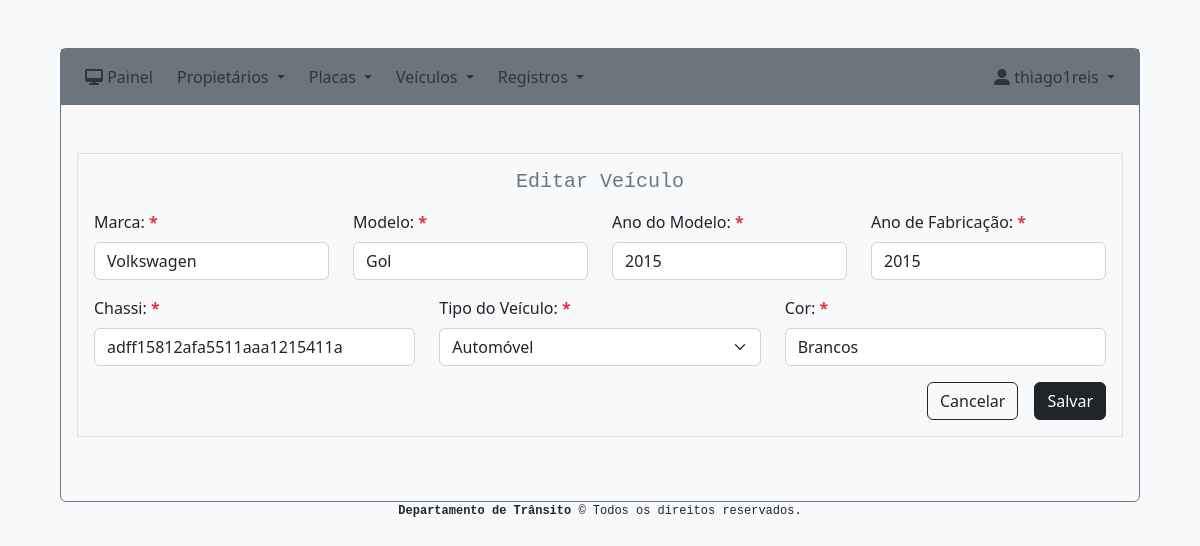
The page /sistema/veiculo/editar/2 (signed in) on the database its author committed.
### system/models.py (models this page shows, shortened)
class Vehicle(models.Model):
    brand_vehicle = models.CharField(max_length=255)
    model_vehicle = models.CharField(max_length=255)
    model_year = models.IntegerField()
    year_manufacture = models.IntegerField()
    chassis = models.CharField(max_length=255)
    type = models.CharField(max_length=255, choices=TYPE_VEHICLE_CHOICES, blank=False, null=False)
    color = models.CharField(max_length=255)
    created = models.DateTimeField('created', auto_now_add=True)
    modified = models.DateTimeField('modified', auto_now=True)

### system/views.py (the view)
# urls.py: path('veiculo/editar/<int:vehicle_pk>', views.vehicle_edit, name='vehicle_edit'),
@login_required(login_url="/")
def vehicle_edit(request, vehicle_pk):
    vehicle = Vehicle.objects.get(pk=vehicle_pk)
    form = VehicleForm(request.POST or None, instance=vehicle)
    try:
        if request.POST:
            if form.is_valid():
                form.save()
                messages.success(request, 'Dados do veículo editado com sucesso!')
                return redirect('vehicle_index')
    except Exception as error:
        context = {
            'form': form,
            'vehicle': vehicle.id
        }
        messages.error(request, error)
        return render(request, 'system/vehicle_edit.html', context,)
    context = {
        'form': form,
        'vehicle': vehicle.id
    }
    return render(request, 'system/vehicle_edit.html', context,)

### system/templates/system/vehicle_edit.html (shortened to what this page needs)
{% extends 'base.html' %}
{% load crispy_forms_tags %}
{% block content %}
    <div class="border p-3 m-3">
        <form action="{% url 'vehicle_edit' vehicle %}" method="POST">
                <h5 class="font-monospace text-secondary text-center mb-3">Editar Veículo</h5>
                 <div class="row">
                    <div class="col-sm-3 mb-3">
                        <label for="brand_vehicle" class="form-label">Marca: <span class="text-danger fw-bold">*</span></label>
                        {{ form.brand_vehicle|as_crispy_field }}
                    </div>
                    <div class="col-sm-3 mb-3">
                        <label for="model_vehicle" class="form-label">Modelo: <span class="text-danger fw-bold">*</span></label>
                        {{ form.model_vehicle|as_crispy_field }}
                    </div>
                    <div class="col-sm-3 mb-3">
                        <label for="model_year" class="form-label">Ano do Modelo: <span class="text-danger fw-bold">*</span></label>
                        {{ form.model_year|as_crispy_field }}
                    </div>
                    <div class="col-sm-3 mb-3">
                        <label for="year_manufacture" class="form-label">Ano de Fabricação: <span class="text-danger fw-bold">*</span></label>
                        {{ form.year_manufacture|as_crispy_field }}
                    </div>
                    <div class="col-sm-4 mb-3">
                        <label for="chassis" class="form-label">Chassi: <span class="text-danger fw-bold">*</span></label>
                        {{ form.chassis|as_crispy_field }}
                    </div>
                    <div class="col-sm-4 mb-3">
                        <label for="type" class="form-label">Tipo do Veículo: <span class="text-danger fw-bold">*</span></label><br>
                        {{ form.type|as_crispy_field }}
                    </div>
                    <div class="col-sm-4 mb-3">
                        <label for="color" class="form-label">Cor: <span class="text-danger fw-bold">*</span></label>
                        {{ form.color|as_crispy_field }}
                    </div>
                </div>
                <div class="d-grid gap-3 d-md-flex justify-content-md-end">
                    <a href="{% url 'vehicle_index' %}" class="btn btn-outline-dark ">Cancelar</a>
                    <button type="submit" class="btn btn-dark ">Salvar</button>
                </div>
        </form>
    </div>
{% endblock %}

### system/templates/menu.html (shortened to what this page needs)
<nav class="navbar navbar-expand-lg navbar-secondary bg-secondary mb-5 ">
    <div class="container-fluid">
        <div class="collapse navbar-collapse" id="navbarNavAltMarkup">
            {% if user.is_authenticated %}
                <ul class="navbar-nav me-auto mb-lg-0">
                    <li class="nav-item px-1">
                        <a class="nav-link" aria-current="page" href="{% url 'sistema' %}"><i class="fa-solid fa-desktop"></i> Painel</a>
                    </li>
                    <li class="nav-item dropdown px-1">
                        <a class="nav-link dropdown-toggle" href="#" id="navbarDropdown" role="button" data-bs-toggle="dropdown" aria-expanded="false">
                            Propietários
                        </a>
                    </li>
                    <li class="nav-item dropdown px-1">
                        <a class="nav-link dropdown-toggle" href="#" id="navbarDropdown" role="button" data-bs-toggle="dropdown" aria-expanded="false">
                            Placas
                        </a>
                    </li>
                    <li class="nav-item dropdown px-1">
                        <a class="nav-link dropdown-toggle" href="#" id="navbarDropdown" role="button" data-bs-toggle="dropdown" aria-expanded="false">
                            Veículos
                        </a>
                    </li>
                    <li class="nav-item dropdown px-1">
                        <a class="nav-link dropdown-toggle" href="#" id="navbarDropdown" role="button" data-bs-toggle="dropdown" aria-expanded="false">
                            Registros
                        </a>
                    </li>
                </ul>
                <div class="d-flex">
                    <ul class="navbar-nav">
                    <li class="nav-item dropdown px-1">
                        <a class="nav-link dropdown-toggle" href="#" id="navbarDropdown" role="button" data-bs-toggle="dropdown" aria-expanded="false">
                            <i class="fa-solid fa-user-large"></i>
                            {{ user.get_username }}
                        </a>
                    </li>
                    </ul>
                </div>
            {% endif %}
        </div>
    </div>
</nav>

### rows shown on the page
Vehicle: brand_vehicle "Volkswagen", model_vehicle "Gol", model_year "2015", year_manufacture "2015", chassis "adff15812afa5511aaa1215411a", type "Automóvel", color "Brancos"

### other values the page prints
{{ user.get_username }} "thiago1reis"
